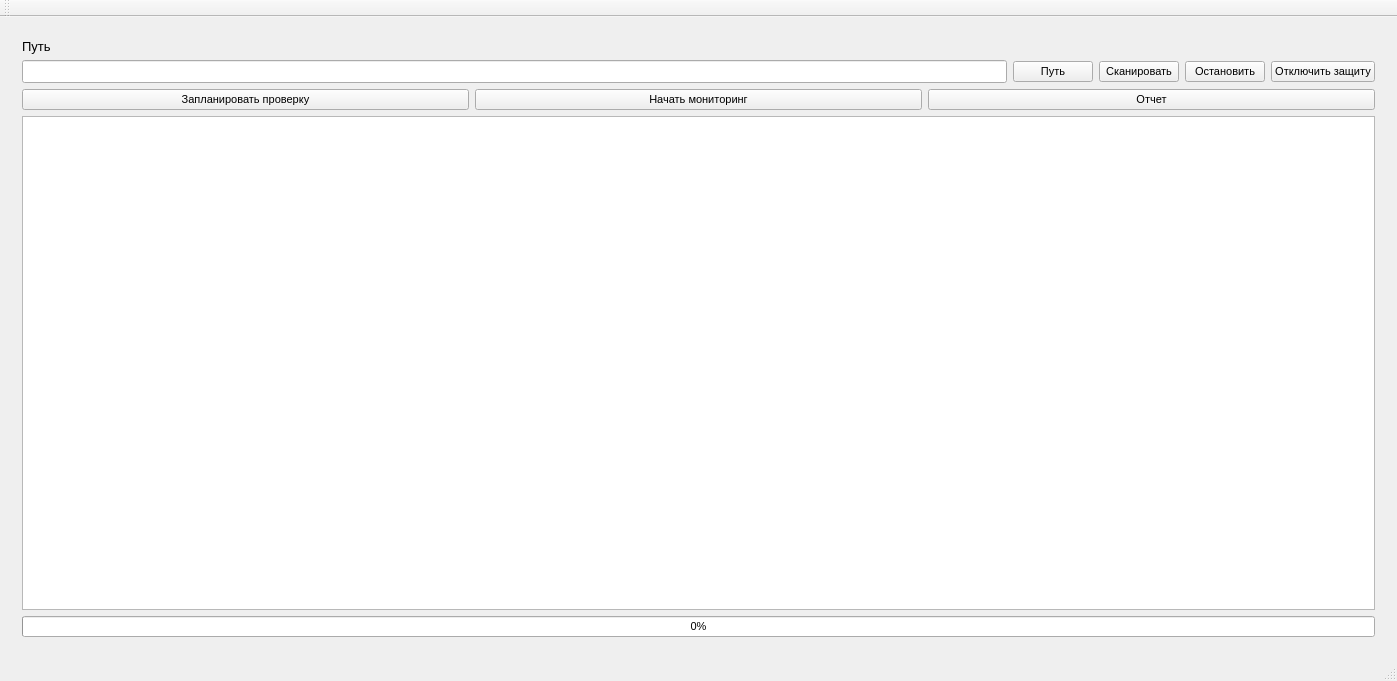
<?xml version="1.0" encoding="UTF-8"?>
<ui version="4.0">
 <class>ClientClass</class>
 <widget class="QMainWindow" name="ClientClass">
  <property name="geometry">
   <rect>
    <x>0</x>
    <y>0</y>
    <width>1397</width>
    <height>681</height>
   </rect>
  </property>
  <property name="font">
   <font>
    <pointsize>8</pointsize>
   </font>
  </property>
  <property name="windowTitle">
   <string>Client</string>
  </property>
  <widget class="QWidget" name="centralWidget">
   <layout class="QGridLayout" name="gridLayout">
    <item row="0" column="0">
     <widget class="QStackedWidget" name="stackedWidget">
      <property name="currentIndex">
       <number>0</number>
      </property>
      <widget class="QWidget" name="page">
       <layout class="QGridLayout" name="gridLayout_5">
        <item row="0" column="0">
         <widget class="QLabel" name="pathLabel">
          <property name="font">
           <font>
            <pointsize>10</pointsize>
           </font>
          </property>
          <property name="text">
           <string>Путь</string>
          </property>
         </widget>
        </item>
        <item row="1" column="0">
         <widget class="QLineEdit" name="pathLineEdit">
          <property name="font">
           <font>
            <pointsize>10</pointsize>
           </font>
          </property>
          <property name="readOnly">
           <bool>true</bool>
          </property>
         </widget>
        </item>
        <item row="1" column="1">
         <widget class="QPushButton" name="browseButton">
          <property name="text">
           <string>Путь</string>
          </property>
         </widget>
        </item>
        <item row="1" column="2">
         <widget class="QPushButton" name="scanButton">
          <property name="font">
           <font>
            <pointsize>8</pointsize>
           </font>
          </property>
          <property name="text">
           <string>Сканировать</string>
          </property>
         </widget>
        </item>
        <item row="2" column="0" colspan="5">
         <layout class="QHBoxLayout" name="horizontalLayout_7">
          <item>
           <widget class="QPushButton" name="schedulePageButton">
            <property name="sizePolicy">
             <sizepolicy hsizetype="Minimum" vsizetype="Fixed">
              <horstretch>0</horstretch>
              <verstretch>0</verstretch>
             </sizepolicy>
            </property>
            <property name="text">
             <string>Запланировать проверку</string>
            </property>
           </widget>
          </item>
          <item>
           <widget class="QPushButton" name="monitorPageButton">
            <property name="sizePolicy">
             <sizepolicy hsizetype="Minimum" vsizetype="Fixed">
              <horstretch>0</horstretch>
              <verstretch>0</verstretch>
             </sizepolicy>
            </property>
            <property name="text">
             <string>Начать мониторинг</string>
            </property>
           </widget>
          </item>
          <item>
           <widget class="QPushButton" name="reportButton">
            <property name="sizePolicy">
             <sizepolicy hsizetype="Minimum" vsizetype="Fixed">
              <horstretch>0</horstretch>
              <verstretch>0</verstretch>
             </sizepolicy>
            </property>
            <property name="text">
             <string>Отчет</string>
            </property>
           </widget>
          </item>
         </layout>
        </item>
        <item row="3" column="0" colspan="5">
         <widget class="QTextEdit" name="reportTextEdit">
          <property name="font">
           <font>
            <pointsize>10</pointsize>
           </font>
          </property>
          <property name="readOnly">
           <bool>true</bool>
          </property>
         </widget>
        </item>
        <item row="4" column="0" colspan="5">
         <widget class="QProgressBar" name="scanProgressBar">
          <property name="value">
           <number>0</number>
          </property>
         </widget>
        </item>
        <item row="1" column="3">
         <widget class="QPushButton" name="stopScanButton">
          <property name="font">
           <font>
            <pointsize>8</pointsize>
           </font>
          </property>
          <property name="text">
           <string>Остановить</string>
          </property>
         </widget>
        </item>
        <item row="1" column="4">
         <widget class="QPushButton" name="shutDownButton">
          <property name="styleSheet">
           <string notr="true"/>
          </property>
          <property name="text">
           <string>Отключить защиту</string>
          </property>
         </widget>
        </item>
       </layout>
      </widget>
      <widget class="QWidget" name="page_2">
       <layout class="QGridLayout" name="gridLayout_3">
        <item row="0" column="0">
         <layout class="QHBoxLayout" name="horizontalLayout_2">
          <item>
           <widget class="QPushButton" name="backButton">
            <property name="text">
             <string>Назад</string>
            </property>
           </widget>
          </item>
          <item>
           <spacer name="horizontalSpacer_2">
            <property name="orientation">
             <enum>Qt::Horizontal</enum>
            </property>
            <property name="sizeHint" stdset="0">
             <size>
              <width>40</width>
              <height>20</height>
             </size>
            </property>
           </spacer>
          </item>
         </layout>
        </item>
        <item row="1" column="0">
         <layout class="QHBoxLayout" name="horizontalLayout_3">
          <item>
           <widget class="QPushButton" name="deleteButton">
            <property name="text">
             <string>Удалить</string>
            </property>
           </widget>
          </item>
         </layout>
        </item>
        <item row="2" column="0">
         <widget class="QListWidget" name="threatList">
          <property name="font">
           <font>
            <pointsize>11</pointsize>
           </font>
          </property>
         </widget>
        </item>
       </layout>
      </widget>
      <widget class="QWidget" name="page_3">
       <layout class="QGridLayout" name="gridLayout_2">
        <item row="1" column="0">
         <widget class="QLineEdit" name="monitorPathEdit">
          <property name="font">
           <font>
            <pointsize>10</pointsize>
           </font>
          </property>
          <property name="readOnly">
           <bool>true</bool>
          </property>
         </widget>
        </item>
        <item row="1" column="1">
         <widget class="QPushButton" name="monitorBrowseButton">
          <property name="text">
           <string>Путь</string>
          </property>
         </widget>
        </item>
        <item row="3" column="0" colspan="2">
         <widget class="QTableWidget" name="monitorTable">
          <column>
           <property name="text">
            <string>Путь</string>
           </property>
          </column>
         </widget>
        </item>
        <item row="2" column="0" colspan="2">
         <layout class="QHBoxLayout" name="horizontalLayout_6">
          <item>
           <widget class="QPushButton" name="monitorButton">
            <property name="text">
             <string>Начать мониторинг</string>
            </property>
           </widget>
          </item>
          <item>
           <widget class="QPushButton" name="stopMonitorButton">
            <property name="text">
             <string>Остановить мониторинг</string>
            </property>
           </widget>
          </item>
         </layout>
        </item>
        <item row="0" column="0" colspan="2">
         <layout class="QHBoxLayout" name="horizontalLayout">
          <item>
           <widget class="QPushButton" name="monitorBackButton">
            <property name="text">
             <string>Назад</string>
            </property>
           </widget>
          </item>
          <item>
           <spacer name="horizontalSpacer">
            <property name="orientation">
             <enum>Qt::Horizontal</enum>
            </property>
            <property name="sizeHint" stdset="0">
             <size>
              <width>40</width>
              <height>20</height>
             </size>
            </property>
           </spacer>
          </item>
         </layout>
        </item>
       </layout>
      </widget>
      <widget class="QWidget" name="page_4">
       <layout class="QGridLayout" name="gridLayout_4">
        <item row="0" column="0">
         <layout class="QHBoxLayout" name="horizontalLayout_4">
          <item>
           <widget class="QPushButton" name="scheduleBackButton">
            <property name="text">
             <string>Назад</string>
            </property>
           </widget>
          </item>
          <item>
           <spacer name="horizontalSpacer_3">
            <property name="orientation">
             <enum>Qt::Horizontal</enum>
            </property>
            <property name="sizeHint" stdset="0">
             <size>
              <width>40</width>
              <height>20</height>
             </size>
            </property>
           </spacer>
          </item>
         </layout>
        </item>
        <item row="1" column="0">
         <layout class="QHBoxLayout" name="horizontalLayout_5">
          <item>
           <widget class="QLineEdit" name="schedulePathEdit">
            <property name="font">
             <font>
              <pointsize>10</pointsize>
             </font>
            </property>
            <property name="readOnly">
             <bool>true</bool>
            </property>
           </widget>
          </item>
          <item>
           <widget class="QPushButton" name="scheduleBrowseButton">
            <property name="text">
             <string>Путь</string>
            </property>
           </widget>
          </item>
          <item>
           <widget class="QTimeEdit" name="scheduleTimeEdit"/>
          </item>
         </layout>
        </item>
        <item row="2" column="0">
         <layout class="QHBoxLayout" name="horizontalLayout_8">
          <item>
           <widget class="QPushButton" name="scheduleScanButton">
            <property name="text">
             <string>Запланировать проверку</string>
            </property>
           </widget>
          </item>
          <item>
           <widget class="QPushButton" name="cancelScheduleScanButton">
            <property name="text">
             <string>Отменить запланрованную проверку</string>
            </property>
           </widget>
          </item>
         </layout>
        </item>
        <item row="3" column="0">
         <widget class="QTableWidget" name="scheduleScanTable">
          <column>
           <property name="text">
            <string>Путь</string>
           </property>
          </column>
          <column>
           <property name="text">
            <string>Время</string>
           </property>
          </column>
         </widget>
        </item>
       </layout>
      </widget>
     </widget>
    </item>
   </layout>
  </widget>
  <widget class="QMenuBar" name="menuBar">
   <property name="geometry">
    <rect>
     <x>0</x>
     <y>0</y>
     <width>1397</width>
     <height>23</height>
    </rect>
   </property>
  </widget>
  <widget class="QToolBar" name="mainToolBar">
   <attribute name="toolBarArea">
    <enum>TopToolBarArea</enum>
   </attribute>
   <attribute name="toolBarBreak">
    <bool>false</bool>
   </attribute>
  </widget>
  <widget class="QStatusBar" name="statusBar"/>
 </widget>
 <layoutdefault spacing="6" margin="11"/>
 <resources>
  <include location="Client.qrc"/>
 </resources>
 <connections/>
</ui>
